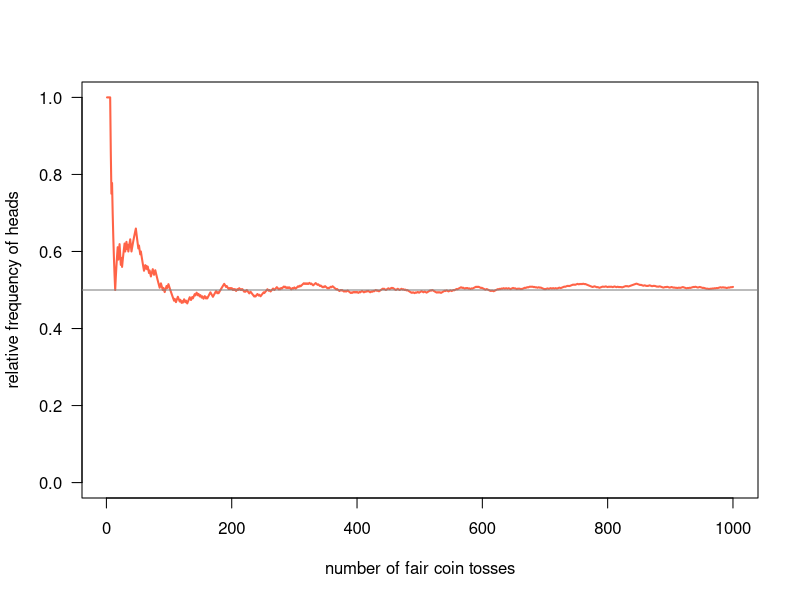
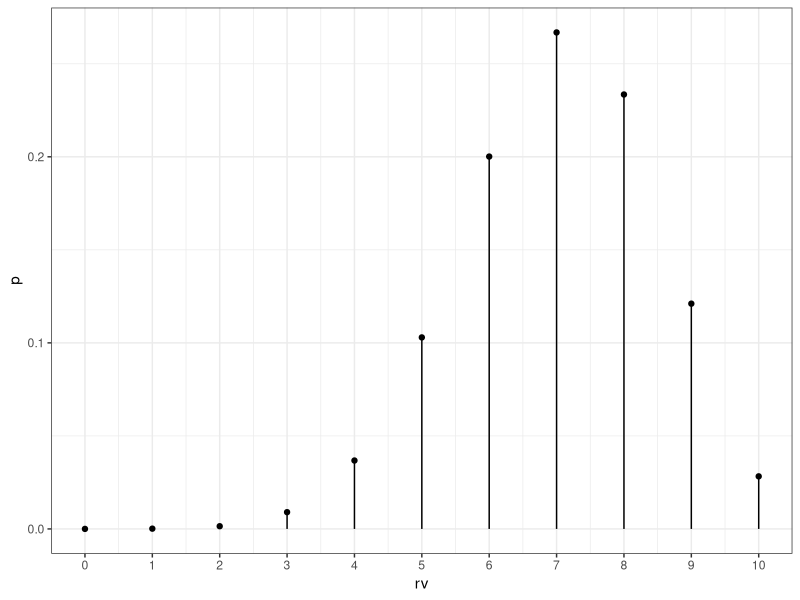

Generate these figures, in order, with R:
## ---- chunk 1
set.seed(123456)

# (virtual) coin
coin = c("H", "T")
coin
## ---- chunk 2
# numeric coin (H = 1, T = 0)
num_coin = c(1, 0)
num_coin
## ---- chunk 3
# logical coin
log_coin = c(TRUE, FALSE)
log_coin
## ---- chunk 4
(outcome = sample(coin, size = 1))
## ---- chunk 5
(outcome = sample(coin, size = 10, replace = TRUE))
## ---- chunk 6
sum(outcome == "H")
## ---- chunk 7
mean(outcome == "H")
## ---- chunk 8
n_tosses = 1000

fair_coin_p_heads = 0.5
load_coin_p_heads = 0.7

long_run_fair_coin = sample(coin, size = n_tosses, replace = TRUE, prob = c(fair_coin_p_heads, 1-fair_coin_p_heads))
long_run_load_coin = sample(coin, size = n_tosses, replace = TRUE, prob = c(load_coin_p_heads, 1-load_coin_p_heads))
## ---- chunk 9
table(long_run_fair_coin)
mean(long_run_fair_coin == "H")

table(long_run_load_coin)
mean(long_run_load_coin == "H")
## ---- chunk 10
long_run_fair_coin_relfreq <- cumsum(long_run_fair_coin == 'H') / 1:n_tosses
plot(long_run_fair_coin_relfreq,      # vector
     type = 'l',      # line type
     lwd = 2,         # width of line
     col = 'tomato',  # color of line
     las = 1,         # orientation of tick-mark labels
     ylim = c(0, 1),  # range of y-axis
     xlab = "number of fair coin tosses",    # x-axis label
     ylab = "relative frequency of heads")  # y-axis label
abline(h = fair_coin_p_heads, col = 'gray50')
## ---- chunk 11
#| output: false
library(tidyverse)
library(magrittr)
theme_set(theme_bw())
## ---- chunk 12
coin = c("H", "T")
n_tosses = 10
prob_heads = 0.7

# number of all possible outcomes
2^n_tosses

# sample space = set of all possible outcomes of a random experiment/trial = population
sample.space = expand.grid(rep(list(coin), times = n_tosses),
                           stringsAsFactors = FALSE) %>%
  tibble %>%
  unite("outcome", all_of(1:n_tosses), sep = "")

sample.space

# probability table = table of probabilities for each elementary/atomic event/sample point ("outcome") in the sample space

# i.i.d. assumption of independent and identically distributed (Bernoulli with same prob param) series/set of outcomes (random sample)
probability.table = sample.space %>%
  mutate(p = prob_heads^str_count(outcome, pattern = "H") * (1 - prob_heads)^str_count(outcome, pattern = "T"))

probability.table

sum(probability.table$p)

# random variable = function that maps each outcome in the sample space to a real number
random.variable <- function(outcome) { str_count(outcome, pattern = "H") }

# probability distribution = table of probabilities of events (i.e., set of outcomes) corresponding to each possible value of the random variable
probability.distribution = probability.table %>% mutate(rv = random.variable(outcome))

probability.distribution

probability.distribution %<>% group_by(rv) %>% summarise(p = sum(p))

probability.distribution

probability.distribution %>% ggplot(aes(x=rv, xend=rv, y=p, yend=0)) + geom_point() + geom_segment() + scale_x_continuous(breaks=0:n_tosses)
